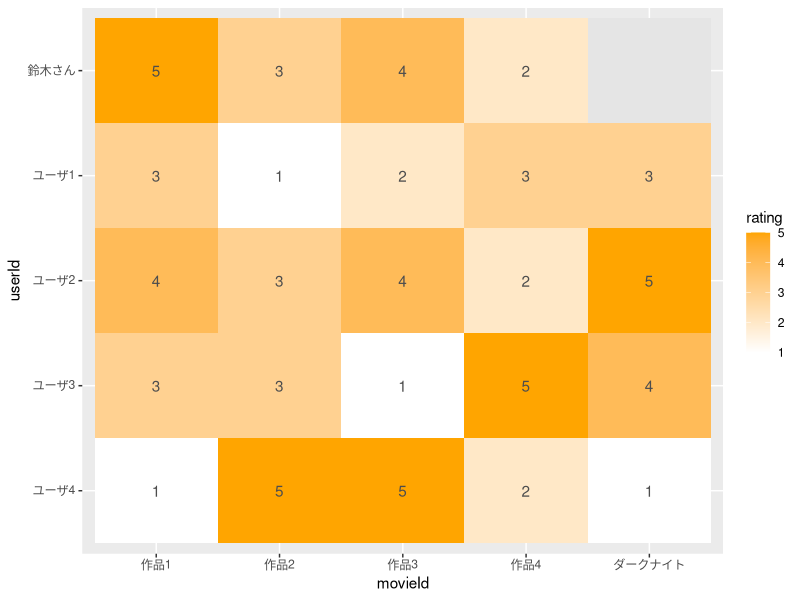

This figure's R source:
library(ggplot2)
library(tidyverse)

# 評価値行列の作成
rating.mtx <-
  matrix(
    c(5, 3, 4, 2, NA,
      3, 1, 2, 3, 3,
      4, 3, 4, 2, 5,
      3, 3, 1, 5, 4,
      1, 5, 5, 2, 1
    )
    ,nrow=5
    ,byrow=TRUE
  )

# 行・列ラベル付与
row.lbl <- c("鈴木さん", "ユーザ1", "ユーザ2", "ユーザ3", "ユーザ4")
col.lbl <- c("作品1", "作品2", "作品3", "作品4", "ダークナイト")
dimnames(rating.mtx) <- list(row.lbl, col.lbl)

# プロットのための整形（wide -> long）
rating.mtx.p <-
  rating.mtx %>%
  as.data.frame() %>%
  tibble::rownames_to_column("userId") %>%
  tidyr::gather(key="movieId", value="rating", -userId) %>%
  dplyr::mutate(userId=factor(userId, levels=row.lbl[5:1]), movieId=factor(movieId, levels=col.lbl))

# プロット（ヒートマップ）
(g <- ggplot(rating.mtx.p,
             aes(movieId, userId)) +
    geom_tile(aes(fill=rating)) +
    geom_text(aes(label = rating), color="gray30") +
    scale_fill_gradient(low="white",high="orange", na.value = "gray90"))

# 類似度行列の計算
sim.mtx <- as(1/(dist(x=rating.mtx[,1:4], method = "euclidean", upper=TRUE, diag=TRUE)), 'matrix')

# 鈴木さんと他のユーザの類似度のみ表示
print(sim.mtx[,"鈴木さん",drop=FALSE])

# 鈴木さんに対する類似度を抽出（鈴木さん自身との類似度は除外）
sim.suzuki <- sim.mtx[rownames(sim.mtx) != "鈴木さん","鈴木さん"]

# 類似度の最も高い3人を選出(k=3)
NN.row.num <- head(order(sim.suzuki, decreasing=TRUE), n=3)
(NN <- names(sim.suzuki)[NN.row.num])

# >[1] "ユーザ2" "ユーザ1" "ユーザ4"

# ダークナイトの評価値を推定（加重平均）
(sum(rating.mtx[NN,"ダークナイト"] * sim.suzuki[NN]) / sum(sim.suzuki[NN]))
